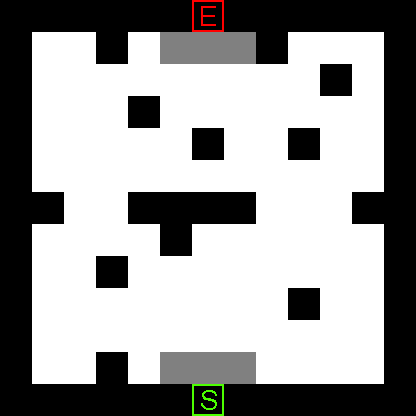

Tiled map render using the project's own tile images. Description and the map definition, with tile-layer contents summarised, below:
An orthogonal 13x13 tile map with 32x32 px tiles, 1 tile layer (Tile Layer 1).

<map version="1.0" orientation="orthogonal" width="13" height="13" tilewidth="32" tileheight="32">
 <tileset firstgid="1" name="icemaptileset" tilewidth="32" tileheight="32">
  <image source="icemaptileset.png" width="128" height="64" />
 </tileset>
 <layer name="Tile Layer 1" width="13" height="13">
  <data>[169 cells, 169 non-empty, 5 distinct tile ids]</data>
 </layer>
</map>